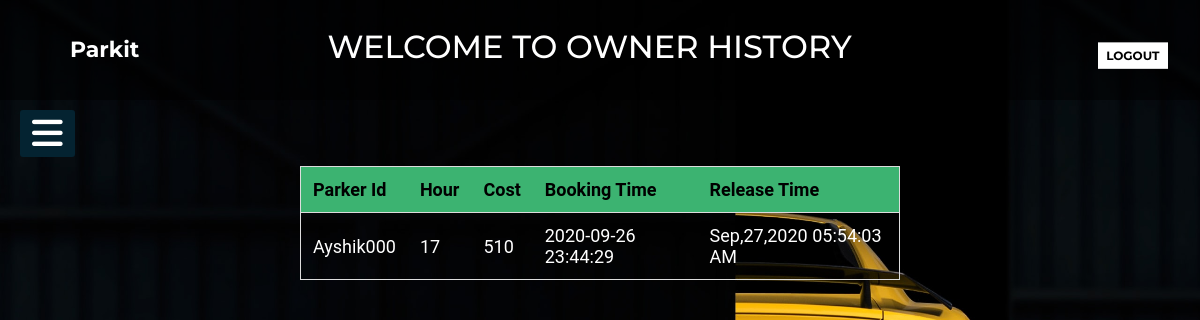
/Views/Owner/ownerhistory.php (signed in), run on the app's committed database.
### tables this page shows
CREATE TABLE `booking` (
  `sl` int(50) NOT NULL,
  `parkerId` varchar(50) NOT NULL,
  `oid` varchar(100) NOT NULL,
  `oname` varchar(100) NOT NULL,
  `oaddress` varchar(300) NOT NULL,
  `ono` varchar(100) NOT NULL,
  `ospace` varchar(10) NOT NULL,
  `hour` varchar(10) NOT NULL,
  `cost` varchar(100) NOT NULL,
  `Date&Time` timestamp NOT NULL DEFAULT CURRENT_TIMESTAMP,
  `Status` varchar(200) NOT NULL,
  `ReleaseTime` varchar(200) NOT NULL
);

### Controllers/OwnerController.php (called while the page is built, shortened)
<?php
  require_once '../Models/db_connect.php';
  function history()
  {
if(!empty('$_SESSION["loggedinuser"]')){
  $var=$_SESSION["loggedinuser"];
}
    $query="SELECT * FROM booking where status='Released' and oid='$var' order by `sl` DESC";
    $user=get($query);
    return $user;
  }
?>

### Views/Models/db_connect.php (called while the page is built, shortened)
<?php
	 $serverName="localhost";
	 $userName="root";
	 $password="";
	 $dbName="parkit";
	function get($query)
	{
        $data=array();
		global $serverName,$userName,$password,$dbName;
		$conn = mysqli_connect( $serverName, $userName, $password, $dbName);
        $result=mysqli_query($conn,$query);
        if(mysqli_num_rows($result) > 0)
        {
            while($row = mysqli_fetch_assoc($result))
            {
                $entity=array();
                foreach($row as $k=>$v)
                {
                    $entity[$k] = $row[$k];
                }
                $data[] = $entity;
            }
        }
		return $data;
	}
?>

### Views/Owner/ownerhistory.php (the view, shortened to what this page needs)
<?php
require_once ('../../Controllers/OwnerController.php');
	$info = history();
?>
<!DOCTYPE html>
<html lang="en">
  <head>
    <link rel="stylesheet" href="ownerhistory.css" />
  </head>
  <body>
    <header class="header">
      <div class="bgimage">
        <div class="menu">
          <div class="leftmenu">
            <h3><a href="ownerarea.php">Parkit</a></h3>
          </div>
          <div class="welcome">
            <h1>Welcome to Owner History</h1>
            <div class="rightmenu">
              <button
                id="buttonone"
                <
                onclick="window.location.href='../home.html';"
              >
                Logout
              </button>
            </div>
          </div>
        </div>
      </div>
    </header>
    <label for="check">
      <i class="fas fa-bars" id="btn"></i>
    </label>
    <section>
      <div class="main-section">
        <div class="dashbord">
          <div class="icon-section">
          <form  method="post" action="" enctype="multipart/form-data">
<center><table id="myTable">
  <tr class="header">
    <th style="color:black">Parker Id</th>
<th style="color:black">Hour</th>
<th style="color:black">Cost</th>
<th style="color:black">Booking Time</th>
<th style="color:black">Release Time</th>
  </tr>
  <tbody>
    <?php
      foreach($info as $info)
      {
        echo "<tr>";
         echo "<td>".$info["parkerId"]."</td>";
			echo "<td>".$info["hour"]."</td>";
			echo "<td>".$info["cost"]."</td>";
			echo "<td>".$info["Date&Time"]."</td>";
			echo "<td>".$info["ReleaseTime"]."</td>";
        echo "</tr>";
      }
    ?>
  </tbody>
</table></center>
            </form>
          </div>
        </div>
      </div>
    </section>
  </body>
</html>

### Views/Owner/ownerhistory.css (style rules this page uses)
* { margin: 0; padding: 0; }
body { background: url(../Images/car.jpg); background-size: 100% 110%; width: 100%; height: 100vh; }
* { padding: 0; margin: 0; list-style: none; text-decoration: none; }
body { font-family: "Roboto", sans-serif; }
.menu { width: 100%; height: 100px; background-color: rgba(0, 0, 0, 0.5); }
.leftmenu { width: 20%; line-height: 100px; float: left; }
.leftmenu h3 { padding-left: 70px; font-weight: bold; color: white; font-size: 22px; font-family: "Montserrat", sans-serif; cursor: pointer; }
.leftmenu h3 a { color: white; text-decoration: none; }
.rightmenu { width: 70%; height: 100px; float: right; }
#buttonone { background-color: white; border: none; font-size: 12px; font-weight: bold; text-transform: uppercase; line-height: 20px; width: 70px; font-family: "Montserrat", sans-serif; border: 3px solid white; cursor: pointer; transform: translate(70%, -90%); margin-left: 82%; }
label #btn, label #cancel { position: absolute; background: #042331; border-radius: 3px; cursor: pointer; }
label #btn { left: 20px; top: 110px; font-size: 35px; color: white; padding: 6px 12px; transition: all 0.5s; }
.welcome h1 { color: white; font-family: "Montserrat", sans-serif; text-transform: uppercase; font-weight: 500; text-align: center; padding-right: 261px; padding-top: 27px; }

### Views/Owner/ownerhistory.php (style rules this page uses)
* { box-sizing: border-box; }
#myTable { border-collapse: collapse; width: 50%; border: 1px solid #ddd; font-size: 18px; color: white; }
#myTable th, #myTable td { text-align: left; padding: 12px; }
#myTable tr { border-bottom: 1px solid #ddd; }
#myTable tr.header, #myTable tr:hover { background-color: mediumseagreen; }

### data on the page
booking: parkerId "Ayshik000", hour "17", cost "510", value "2020-09-26 23:44:29", ReleaseTime "Sep,27,2020 05:54:03 AM"
